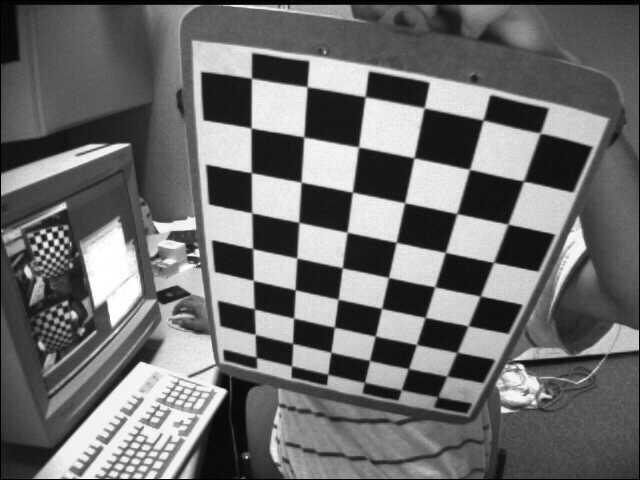
#> input picture LectureAIinVehicles/Code_Examples/Lecture_Code/Camera_Calibration/image_1.jpg, 640 x 480 px; its folder holds 3 pictures in this run; the run also reads 1 picture not shown here
$ python 03_camera_calibration.py
#> lines starting #> are read from the running program, lines starting #| are printed output that depends on the picture; after the words box and inside, x2 and y2 are one past the last pixel; in counts of white or black regions, pixels touching at a corner belong together
import numpy as np
import cv2
import glob


print("\n\n\n############################################################")
print("Welcome to the Artificial Intelligence Lecture 2: Perception")
print("############################################################ \n")

print("\n **** Codeexample 3: Camera Calibration  *** \n")

# termination criteria
criteria = (cv2.TERM_CRITERIA_EPS + cv2.TERM_CRITERIA_MAX_ITER, 30, 0.001)

# prepare object points, like (0,0,0), (1,0,0), (2,0,0) ....,(6,5,0)
objp = np.zeros((6*7,3), np.float32)
objp[:,:2] = np.mgrid[0:7,0:6].T.reshape(-1,2)

# Arrays to store object points and image points from all the images.
objpoints = [] # 3d point in real world space
imgpoints = [] # 2d points in image plane.


print("Show Camera images ")
# Load all the images from the camera_calibration folder
images = glob.glob('Camera_Calibration/*.jpg')

img = cv2.imread('Camera_Calibration/image_1.jpg')
#> img is the input picture: shape (480, 640, 3); min 0, max 255, mean 109
cv2.imshow('img',img)
cv2.waitKey(500)
input("Press Any key for further action....\n")

# Calculcate the cornes of different pictures and add the corner points to an array
for fname in images:
    print("Draw and display the corners")
    img = cv2.imread(fname)
    gray = cv2.cvtColor(img,cv2.COLOR_BGR2GRAY)

    # Find the chess board corners
    ret, corners = cv2.findChessboardCorners(gray, (7,6),None)
#> ret = True; corners = 42 rows, first 8: [254.7, 308.6], [253.5, 280.5], [252.6, 248.4], [252.4, 213.8], [251.5, 172.4], [251.8, 128.6], [251.5, 77.99], [293.3, 318]

    # If found, add object points, image points (after refining them)
    if ret == True:
        objpoints.append(objp)

        corners2 = cv2.cornerSubPix(gray,corners,(11,11),(-1,-1),criteria)
#> corners2 = 42 rows, first 8: [254.3, 308.9], [253.3, 280.4], [252.6, 248.6], [251.8, 212.8], [251.3, 172.7], [251.1, 128], [251.5, 78.19], [293.6, 318.1]
        imgpoints.append(corners2)

        # Draw and display the corners
        img = cv2.drawChessboardCorners(img, (7,6), corners2,ret)
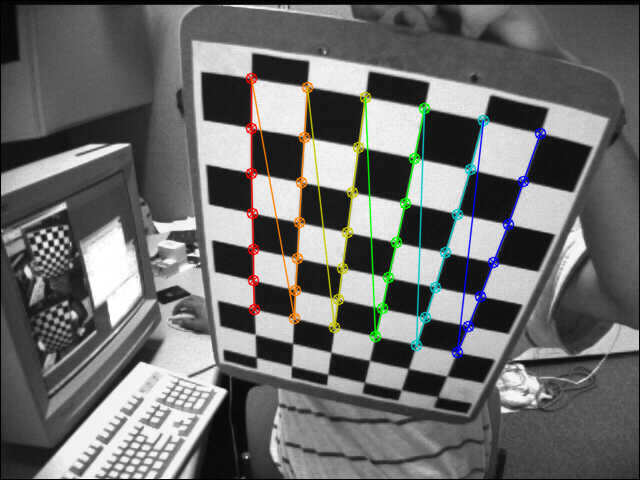
#> img: shape (480, 640, 3); 3.62% of pixels changed, all inside (x1, y1, x2, y2) = (245, 72, 547, 359)
        cv2.imshow('img',img)
        cv2.waitKey(500)
        input("Press Any key for further action....\n")
#> pass 2 of the loop `for fname in images:`:
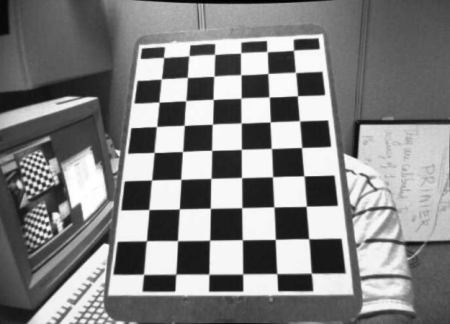
#> input picture LectureAIinVehicles/Code_Examples/Lecture_Code/Camera_Calibration/image_2.jpg, 450 x 324 px
#> img is the input picture: shape (324, 450, 3); min 0, max 255, mean 130.5
#> gray: shape (324, 450)
#> corners = 42 rows, first 8: [146.6, 240.8], [148.9, 209.6], [151.6, 179.9], [154.1, 152.4], [156.6, 126.5], [159, 102.1], [161.4, 78.78], [177.5, 240.5]
#> corners2 = 42 rows, first 8: [146.4, 240.8], [148.8, 209.5], [151.5, 180], [154.1, 152.5], [156.5, 126.5], [158.9, 102], [161.3, 78.8], [177.5, 240.7]
#> `img = cv2.drawChessboardCorners(img, (7,6), corners2,ret)`:
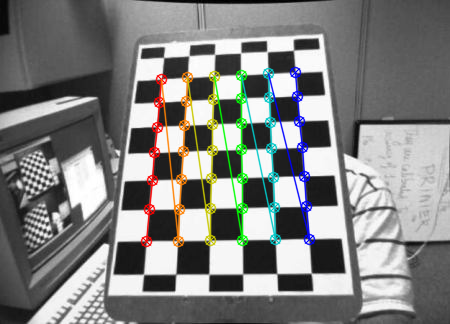
#> img: shape (324, 450, 3); 5.91% of pixels changed, all inside (x1, y1, x2, y2) = (140, 66, 316, 248)

cv2.destroyAllWindows()

# With the corners we now calculate the camera matrix, distortion coefficients, rotation and translation vectors etc.
ret, mtx, dist, rvecs, tvecs = cv2.calibrateCamera(objpoints, imgpoints, gray.shape[::-1],None,None)
#> ret = 0.295; mtx = [[635.6, 0, 265.8], [0, 784, 241.5], [0, 0, 1]]; dist = [[-0.469, 0.361, -0.00811, 0.0456, -0.795]]; rvecs = ([0.542, 0.848, -1.35], [-0.458, -0.524, -1.54]); tvecs = ([-0.302, 1.36, 15.74], [-3.71, 0.0023, 18.96])

# With this parameters we can now undistort any image we want
print("Undistort the image")
img = cv2.imread('Camera_Calibration/image_3.jpg')
h,  w = img.shape[:2]
#> h = 480; w = 640
newcameramtx, roi=cv2.getOptimalNewCameraMatrix(mtx,dist,(w,h),1,(w,h))
#> newcameramtx = [[363.1, 0, 285.9], [0, 475.7, 221.1], [0, 0, 1]]; roi = (101, 75, 399, 291)

# undistort
dst = cv2.undistort(img, mtx, dist, None, newcameramtx)
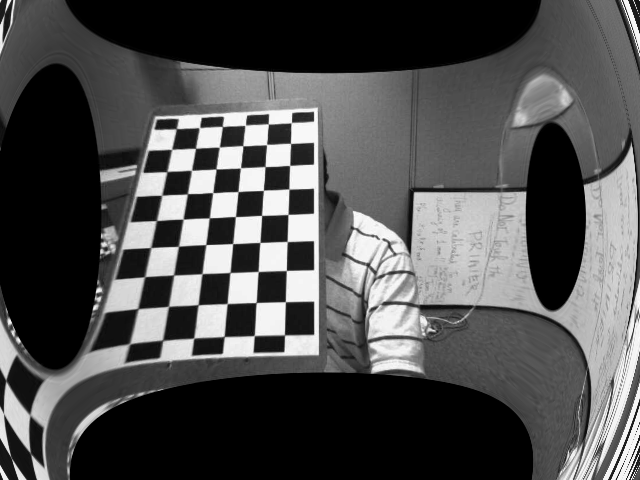
#> dst: shape (480, 640, 3); min 0, max 255, mean 79

# Display the undistorted picture
print("Show undistorted image")
cv2.imshow('Undistorted Image',dst)
cv2.waitKey(500)
input("Press Any key for further action....\n")

# crop the image
x,y,w,h = roi
#> x = 101; y = 75; w = 399; h = 291
dst = dst[y:y+h, x:x+w]
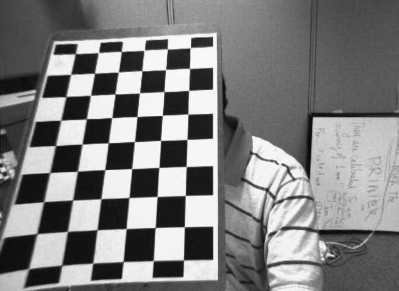
#> dst: shape (291, 399, 3); min 7, max 255, mean 126.9
cv2.imwrite('Camera_Calibration/calibresult.png',dst)
